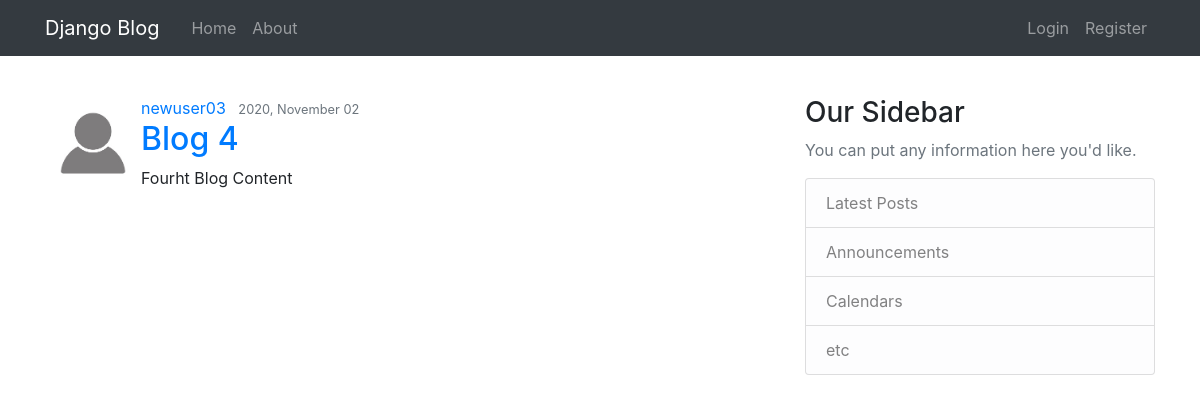
/blog/post/6/, run on the app's committed database.
### blog/models.py (models this page shows, shortened)
class Post(models.Model):
    title = models.CharField(max_length=100)
    content = models.TextField()
    date_posted = models.DateTimeField(default = timezone.now)
    author = models.ForeignKey(User,on_delete=models.CASCADE)

### users/models.py (models this page shows, shortened)
class Profile(models.Model):
    user = models.OneToOneField(User, on_delete=models.CASCADE)
    image = models.ImageField(default='default.jpg',upload_to='profile_pics')

### blog/views.py (the view)
# urls.py: path('post/<int:pk>/',PostDetailView.as_view(), name='post-detail'),
class PostDetailView(DetailView):
    model = Post

### blog/templates/blog/post_detail.html
{% extends "blog/base.html" %}
{% load crispy_forms_tags %}
{% block content %}
    <article class="media content-section">
        <img class="rounded-circle" src="{{object.author.profile.image.url}}" style="max-width: 90px; margin: 3px">
        <div class="media-body">
            <div class="article-metadata">
                <a class="mr-2" href="#">{{ object.author }}</a>
                <small class="text-muted">{{ object.date_posted | date:"Y, F d" }}</small>
            </div>
            <h2><a class="article-title" href="#">{{ object.title }}</a></h2>
            <p class="article-content">{{ object.content }}</p>
        </div>
    </article>
{% endblock content %}

### data on the page
Post: author.profile.image (placeholder picture), author "newuser03", date_posted "2020, November 02", title "Blog 4", content "Fourht Blog Content"
